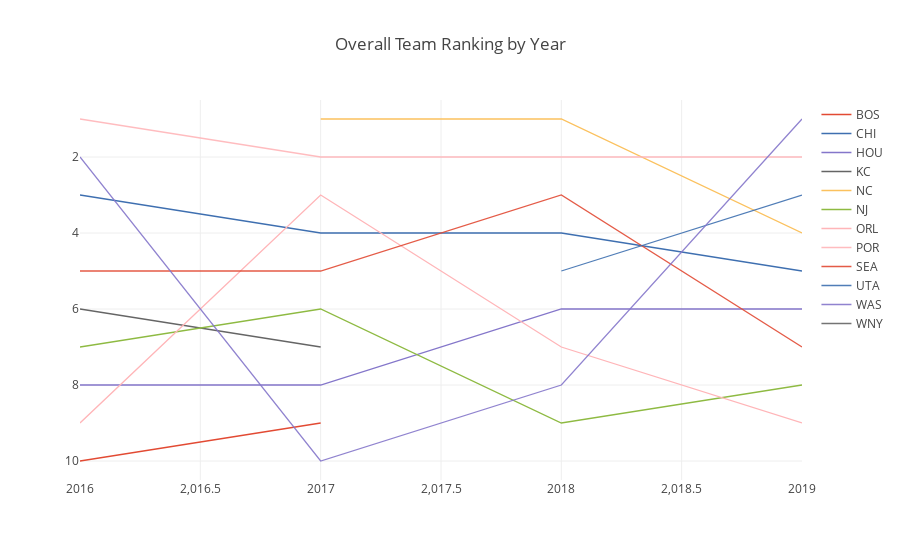

This figure's notebook cell:
### Code cell
#this cell creates a line graph of the rankings of each team
rankings = get_ranks()
layout = go.Layout(
    yaxis=dict(
        autorange = 'reversed'
    ),
    title = 'Overall Team Ranking by Year'
)

fig = rankings.iplot(layout = layout, asFigure=True)
plot_url = iplot(fig)
plot_url

### Figure 1 — Plotly figure (JSON) as saved in the notebook; plotly's stock layout.template omitted (floating-point values rounded to 4 significant figures)
{"data": [{"line": {"color": "rgba(226, 74, 51, 1.0)", "dash": "solid", "shape": "linear", "width": 1.3}, "mode": "lines", "name": "BOS", "text": "", "type": "scatter", "uid": "4cda1aed-a638-4317-83a1-59a95feeef89", "x": [2016, 2017, 2018, 2019], "y": [10, 9, "", ""]}, {"line": {"color": "rgba(62, 111, 176, 1.0)", "dash": "solid", "shape": "linear", "width": 1.3}, "mode": "lines", "name": "CHI", "text": "", "type": "scatter", "uid": "e3dffecc-9958-4c8a-b621-abdb7894306c", "x": [2016, 2017, 2018, 2019], "y": [3, 4, 4, 5]}, {"line": {"color": "rgba(132, 118, 202, 1.0)", "dash": "solid", "shape": "linear", "width": 1.3}, "mode": "lines", "name": "HOU", "text": "", "type": "scatter", "uid": "1e2fa333-4502-44b5-aad9-140838a93dd8", "x": [2016, 2017, 2018, 2019], "y": [8, 8, 6, 6]}, {"line": {"color": "rgba(101, 101, 101, 1.0)", "dash": "solid", "shape": "linear", "width": 1.3}, "mode": "lines", "name": "KC", "text": "", "type": "scatter", "uid": "508bf248-a724-4bce-9c0f-2a99c73cce21", "x": [2016, 2017, 2018, 2019], "y": [6, 7, "", ""]}, {"line": {"color": "rgba(251, 193, 94, 1.0)", "dash": "solid", "shape": "linear", "width": 1.3}, "mode": "lines", "name": "NC", "text": "", "type": "scatter", "uid": "283e29ce-3824-49c4-8aa3-af8caa768311", "x": [2016, 2017, 2018, 2019], "y": ["", 1, 1, 4]}, {"line": {"color": "rgba(142, 186, 66, 1.0)", "dash": "solid", "shape": "linear", "width": 1.3}, "mode": "lines", "name": "NJ", "text": "", "type": "scatter", "uid": "ce5c0173-3ff5-48d8-995f-0ab5633a64af", "x": [2016, 2017, 2018, 2019], "y": [7, 6, 9, 8]}, {"line": {"color": "rgba(255, 181, 184, 1.0)", "dash": "solid", "shape": "linear", "width": 1.3}, "mode": "lines", "name": "ORL", "text": "", "type": "scatter", "uid": "f9331f82-6098-4b63-8dc5-953770b81f02", "x": [2016, 2017, 2018, 2019], "y": [9, 3, 7, 9]}, {"line": {"color": "rgba(255, 181, 184, 0.8999999999999999)", "dash": "solid", "shape": "linear", "width": 1.3}, "mode": "lines", "name": "POR", "text": "", "type": "scatter", "uid": "45d64902-4efd-4560-914c-ce25cac3297c", "x": [2016, 2017, 2018, 2019], "y": [1, 2, 2, 2]}, {"line": {"color": "rgba(226, 74, 51, 0.8999999999999999)", "dash": "solid", "shape": "linear", "width": 1.3}, "mode": "lines", "name": "SEA", "text": "", "type": "scatter", "uid": "9f9c099f-9754-4318-90e9-2568431eef10", "x": [2016, 2017, 2018, 2019], "y": [5, 5, 3, 7]}, {"line": {"color": "rgba(62, 111, 176, 0.8999999999999999)", "dash": "solid", "shape": "linear", "width": 1.3}, "mode": "lines", "name": "UTA", "text": "", "type": "scatter", "uid": "62109f41-521d-428e-b34d-83285f449fa9", "x": [2016, 2017, 2018, 2019], "y": ["", "", 5, 3]}, {"line": {"color": "rgba(132, 118, 202, 0.8999999999999999)", "dash": "solid", "shape": "linear", "width": 1.3}, "mode": "lines", "name": "WAS", "text": "", "type": "scatter", "uid": "966cfa5b-1db7-40dc-aa1f-74441747295a", "x": [2016, 2017, 2018, 2019], "y": [2, 10, 8, 1]}, {"line": {"color": "rgba(101, 101, 101, 0.8999999999999999)", "dash": "solid", "shape": "linear", "width": 1.3}, "mode": "lines", "name": "WNY", "text": "", "type": "scatter", "uid": "2ff5ae61-5a3a-40e1-9351-c1cdacc063a2", "x": [2016, 2017, 2018, 2019], "y": [4, "", "", ""]}], "layout": {"title": {"text": "Overall Team Ranking by Year"}, "yaxis": {"autorange": "reversed"}}}
